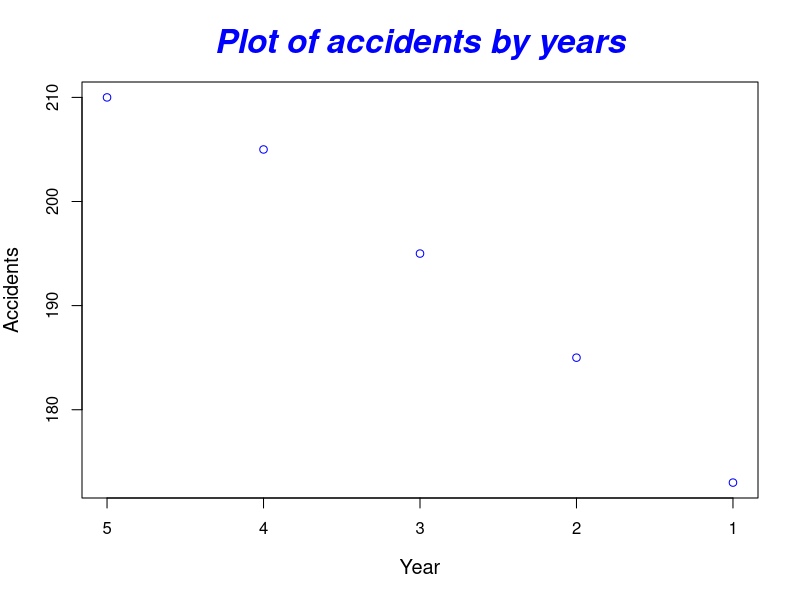

Here is the R script that generated this plot:
library(MASS)
library(AER)

accidents_before <- c(210, 205, 195, 185, 173)
year <- c(5:1)

data <- data.frame(accidents = accidents_before, year = year)
plot(data$accidents ~ data$year, xlim = c(5, 1),
     pch = 1, col = "blue",
     main = "Plot of accidents by years",
     xlab = "Year",
     ylab = "Accidents",
     col.main = "blue", font.main = 4, cex.lab = 1.2, cex.main = 2)


# Q1 ----
# Step 1 - Pi and Lambda:
pi1 <- 173
lambda <- 144


# Step 2 - Variance of Pi and Variance of Lambda:
## var(pi1) = pi1
## var(lambda) = lambda


# Step 3 - Delta and Theta:
delta1 <- pi1 - lambda
# There is a decrease of 29 in the number of accidents.

theta1 <- (lambda / pi1) / (1 + (pi1 / (pi1^2))) # 0.8275862:
# There is a relative decrease of 0.1724138 (1 - 0.8275862) in the number of accidents.


# Step 4 - Variance of Delta and Variance of Theta:
var_delta1 <- pi1 + lambda # 317

var_theta1 <- (theta1^2) * ((pi1 / pi1^2) + (lambda / lambda^2)) /
  (1 + (pi1 / pi1^2))^2 # 0.008615309


#********************************************************
#********************************************************
# Delta (29) is the desired decrease in accidents (improvement in safety),
# due to the intervention.

# Only when Delta is a positive number, there is an improvement in safety
# (a negative Delta is an increase in accidents).

# If the CI (confidence interval) of Delta includes zero,
# the intervention is not effective with 95% confidence.

# This means that only when Delta's CI includes positive numbers
# is the intervention effective with 95% confidence.
#********************************************************
#********************************************************


# Step 5 - Creating a confidence interval for Delta:
delta_upper1 <- delta1 + 1.96 * sqrt(var_delta1)
# Delta upper CI is 63.89681 

delta_lower1 <- delta1 - 1.96 * sqrt(var_delta1)
# Delta lower CI is -5.896808 (minus is increase in accidents).

cat("The Confidence Interval of Delta is between", delta_upper1, "and", delta_lower1,
    "\nSince 0 is within the confidence interval, no significant improvement can be claimed.")


#********************************************************
#********************************************************
# 1 - Theta (1 - 0.8275862 = 0.1724138) is the relative desired decrease in accidents
# (improvement in safety), due to the intervention.

# Only when Theta is a positive fraction, there is a decrease in accidents
# (Theta above 1 is an increase in accidents).

# If the CI (confidence interval) of Theta includes one,
# the intervention is not effective with 95% confidence.

# This means that only when the CI of Theta includes positive fractions below 1,
# the intervention is effective with 95% confidence.
#********************************************************
#********************************************************


# Step 6 - Creating a confidence interval for Theta:
theta_upper1 <- theta1 + 1.96 * sqrt(var_theta1)
# Theta upper CI is 1.009511

theta_lower1 <- theta1 - 1.96 * sqrt(var_theta1)
# Theta lower CI is 0.6456616

cat("The Confidence Interval of Theta is between", theta_upper1, "and", theta_lower1,
    "\nSince 1 is within the confidence interval, no significant improvement can be claimed.")
#_______________________________________________________________________________________________



# Q2 ----
# Step 1 - Pi and Lambda:
pi2 <- mean(tail(data$accidents, 3))
# pi2 is 184.3333.


# Step 2 - Variance of Pi and Variance of Lambda:
## var(pi2) = pi2
## var(lambda) = lambda


# Step 3 - Delta and Theta:
delta2 <- pi2 - lambda
# There is a decrease of 40.33333 in the number of accidents.

theta2 <- (lambda / pi2) / (1 + (pi2 / (pi2^2))) # 0.7769784:
# There is a relative decrease of 0.2230216 (1 - 0.7769784) in the number of accidents.


# Step 4 - Variance of Delta and Variance of Theta:
var_delta2 <- pi2 + lambda # 328.3333

var_theta2 <- (theta2^2) * ((pi2 / pi2^2) + (lambda / lambda^2)) /
  (1 + (pi2 / pi2^2))^2 # 0.007386985


# Step 5 - Creating a confidence interval for Delta:
delta_upper2 <- delta2 + 1.96 * sqrt(var_delta2)
# Delta upper CI is 75.84848.

delta_lower2 <- delta2 - 1.96 * sqrt(var_delta2)
# Delta lower CI is 4.818191.

cat("The Confidence Interval of Delta is between", delta_upper2, "and", delta_lower2,
    "\nSince 0 is not within the confidence interval, a significant improvement can be claimed.",
    "\nThere is a decrease of 40.33333 in accidents (an improvement of safety).")


# Step 6 - Creating a confidence interval for Theta:
theta_upper2 <- theta2 + 1.96 * sqrt(var_theta2)
# Theta upper CI is 0.9454357.

theta_lower2 <- theta2 - 1.96 * sqrt(var_theta2)
# Theta lower CI is 0.6085212.

cat("The Confidence Interval of Theta is between", theta_upper2, "and", theta_lower2,
    "\nSince 1 is not within the confidence interval, a significant improvement can be claimed.",
    "\nThere is a decrease of", (1 - theta2), "(1 - theta2) in accidents (an improvement of safety).")
#_______________________________________________________________________________________________



# Q3 ----
pois_model <- glm(accidents ~ year, data = data, family = poisson())
summary(pois_model)


# Step 1 - Pi and Lambda:
pi3 <- predict(pois_model, newdata = data.frame(year = c(0)), type = "response") 
# pi3 is 166.9381.


# Step 2 - Variance of Pi and Variance of Lambda:
## var(lambda) = lambda

var_pi3 <- as.numeric(predict(pois_model, newdata = data.frame(year = c(0)), type = "response",
                             se = TRUE)[2])^2
# var_p13 = 167.2898 


# Step 3 - Delta and Theta:
delta3 <- pi3 - lambda
# There is a decrease of 22.93807 in the number of accidents.

theta3 <- (lambda / pi3) / (1 + (var_pi3 / (pi3^2))) # 0.8574482:
# There is a relative decrease of 0.1425518 (1 - 0.8574482) in the number of accidents.


# Step 4 - Variance of Delta and Variance of Theta:
var_delta3 <- pi3 + lambda # 310.9381

var_theta3 <- (theta3^2) * ((var_pi3 / pi3^2) + (lambda / lambda^2)) /
  (1 + (var_pi3 / pi3^2))^2 # 0.009405827


# Step 5 - Creating a confidence interval for Delta:
delta_upper3 <- delta3 + 1.96 * sqrt(var_delta3)
# Delta upper CI is 57.4996.

delta_lower3 <- delta3 - 1.96 * sqrt(var_delta3)
# Delta lower CI is -11.62347.

cat("The Confidence Interval of Delta is between", delta_upper3, "and", delta_lower3,
    "\nSince 0 is within the confidence interval, no significant improvement can be claimed.")


# Step 6 - Creating a confidence interval for Theta:
theta_upper3 <- theta3 + 1.96 * sqrt(var_theta3)
# Theta upper CI is 1.047536.

theta_lower3 <- theta3 - 1.96 * sqrt(var_theta3)
# Theta lower CI is 0.6673603.

cat("The Confidence Interval of Theta is between", theta_upper3, "and", theta_lower3,
    "\nSince 1 is within the confidence interval, no significant improvement can be claimed.")
#_______________________________________________________________________________________________



# Q4 ----
nb_model <- glm.nb(accidents ~ year, data = data)
summary(nb_model)


# Step 1 - Pi and Lambda:
pi4 <- predict(nb_model, newdata = data.frame(year = c(0)), type = "response")
# pi4 is 166.9381.


# Step 2 - Variance of Pi and Variance of Lambda:
## var(lambda) = lambda

var_pi4 <- as.numeric(predict(nb_model, newdata = data.frame(year = c(0)), type = "response",
                             se = TRUE)[2])^2
# var_p13 = 167.2901.


# Step 3 - Delta and Theta:
delta4 <- pi4 - lambda
# There is a decrease of 22.93807 in the number of accidents.

theta4 <- (lambda / pi4) / (1 + (var_pi4 / (pi4^2))) # 0.8574482:
# There is a relative decrease of 0.1425518 (1 - 0.8574482) in the number of accidents.


# Step 4 - Variance of Delta and Variance of Theta:
var_delta4 <- pi4 + lambda # 310.9381

var_theta4 <- (theta4^2) * ((var_pi4 / pi4^2) + (lambda / lambda^2)) /
  (1 + (var_pi4 / pi4^2))^2 # 0.009405832


# Step 5 - Creating a confidence interval for Delta:
delta_upper4 <- delta4 + 1.96 * sqrt(var_delta4)
# Delta upper CI is 57.4996.

delta_lower4 <- delta4 - 1.96 * sqrt(var_delta4)
# Delta lower CI is -11.62347.

cat("The Confidence Interval of Delta is between", delta_upper4, "and", delta_lower4,
    "\nSince 0 is within the confidence interval, no significant improvement can be claimed.")


# Step 6 - Creating a confidence interval for Theta:
theta_upper4 <- theta4 + 1.96 * sqrt(var_theta4)
# Theta upper CI is 1.047536.

theta_lower4 <- theta4 - 1.96 * sqrt(var_theta4)
# Theta lower CI is 0.6673602.

cat("The Confidence Interval of Theta is between", theta_upper4, "and", theta_lower4,
    "\nSince 1 is within the confidence interval, no significant improvement can be claimed.")
#_______________________________________________________________________________________________
